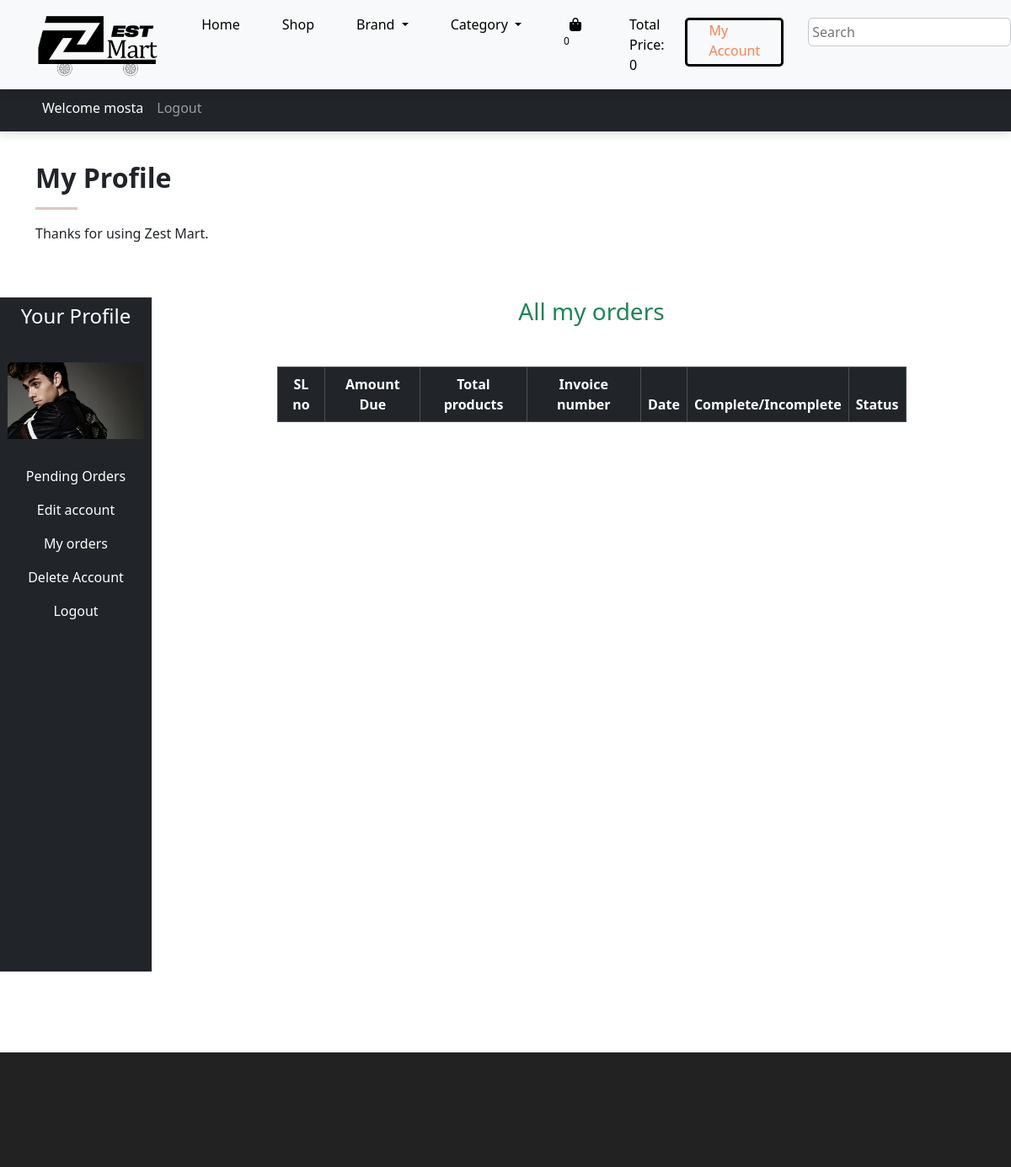
Page /profile.php?my_orders (signed in, upper part) on the earlier database version.
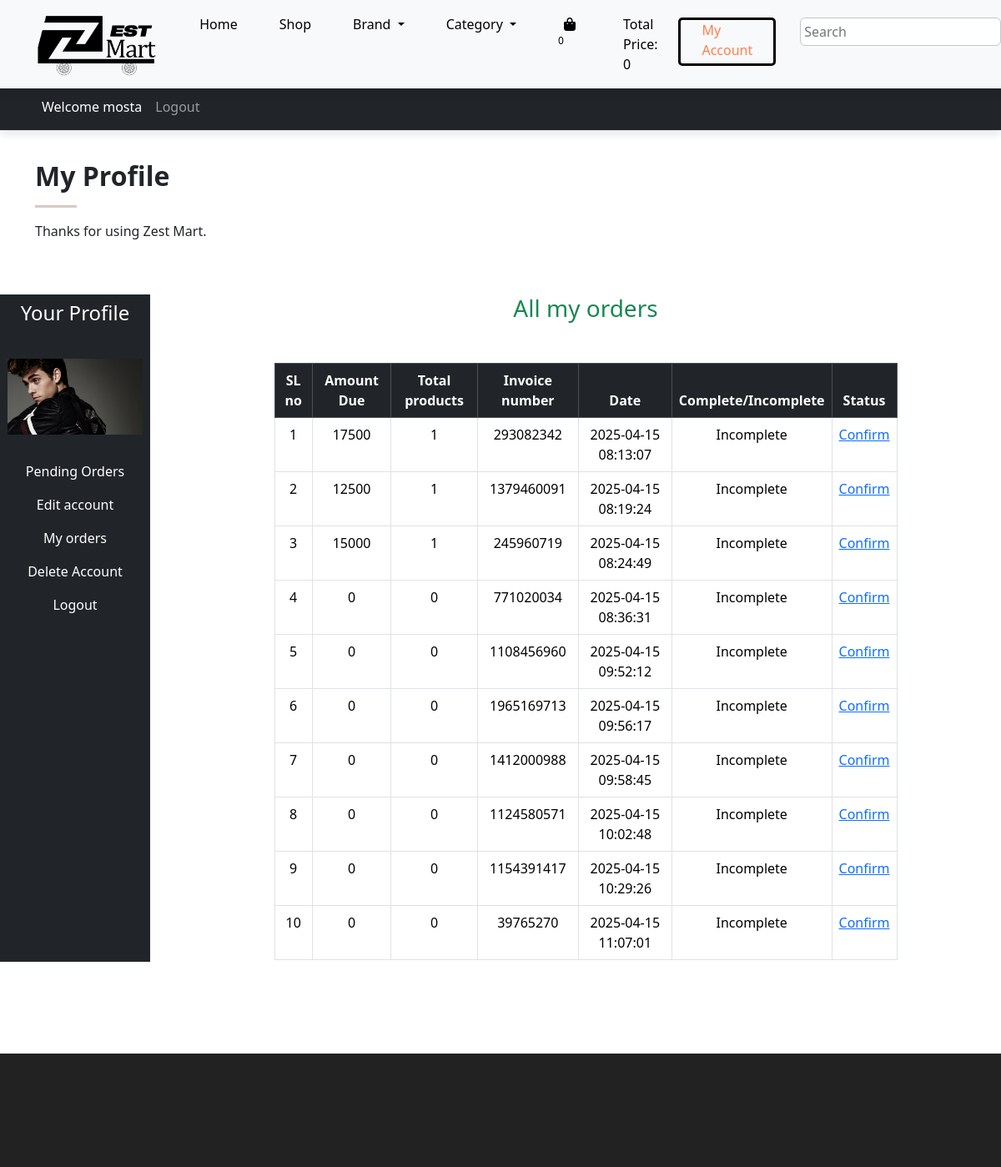
Same page on the later database version.
### tables this page shows
CREATE TABLE `user_orders` (
  `order_id` int(11) NOT NULL,
  `user_id` int(11) NOT NULL,
  `amount_due` int(255) NOT NULL,
  `invoice_number` int(255) NOT NULL,
  `total_products` int(255) NOT NULL,
  `order_date` timestamp NOT NULL DEFAULT current_timestamp() ON UPDATE current_timestamp(),
  `order_status` varchar(255) NOT NULL
);

### user_orders.php (the view, shortened to what this page needs)
<!DOCTYPE html>
<html lang="en">
<head>
</head>
<body>
    <?php
    $username=$_SESSION['username'];
    $get_user = "Select * from `user_table` where username='$username'";
    $result = mysqli_query($conn,$get_user);
    $row_fetch = mysqli_fetch_assoc($result);
    $user_id= $row_fetch['user_id'];
?>
 <h3 class="text-success">All my orders</h3>
 <table class="table table-bordered  mt-5 w-75 mx-auto text-center">
    <thead class=" table-dark text-white bg-secondary" >
        <tr class="p-3 m-3">
        <th>SL no</th>
        <th>Amount Due</th>
        <th>Total products</th>
        <th>Invoice number</th>
        <th>Date</th>
        <th>Complete/Incomplete</th>
        <th>Status</th>
    </tr>
    </thead>
    <tbody class="">
        <?php
        $get_order_details = "Select * from `user_orders` where user_id='$user_id'";
        $result_orders = mysqli_query($conn,$get_order_details);
        $number =1;
        while($row_orders = mysqli_fetch_assoc($result_orders)){
            $order_id=$row_orders['order_id'];
            $amount_due=$row_orders['amount_due'];
            $total_products=$row_orders['total_products'];
            $invoice_number=$row_orders['invoice_number'];
            $order_status=$row_orders['order_status'];
            if($order_status== 'pending'){
                $order_status= 'Incomplete';
            }else{
                $order_status= 'Complete';
            }
            $order_date=$row_orders['order_date'];
            echo "<tr>
            <td>$number</td>
            <td>$amount_due</td>
            <td>$total_products</td>
            <td>$invoice_number</td>
            <td>$order_date</td>
            <td>$order_status</td>
            <td><a href='confirm_payment.php?order_id=$order_id'>Confirm</a></td>
        </tr>";
        $number++;
        }
?>
    </tbody>
 </table>
</body>
</html>

Differences in the rows shown:
added user_orders: amount_due "17500", total_products "1", invoice_number "293082342", order_date "2025-04-15 08:13:07", order_status "Incomplete"
added user_orders: amount_due "12500", total_products "1", invoice_number "1379460091", order_date "2025-04-15 08:19:24", order_status "Incomplete"
added user_orders: amount_due "15000", total_products "1", invoice_number "245960719", order_date "2025-04-15 08:24:49", order_status "Incomplete"
added user_orders: amount_due "0", total_products "0", invoice_number "771020034", order_date "2025-04-15 08:36:31", order_status "Incomplete"
added user_orders: amount_due "0", total_products "0", invoice_number "1108456960", order_date "2025-04-15 09:52:12", order_status "Incomplete"
added user_orders: amount_due "0", total_products "0", invoice_number "1965169713", order_date "2025-04-15 09:56:17", order_status "Incomplete"
added user_orders: amount_due "0", total_products "0", invoice_number "1412000988", order_date "2025-04-15 09:58:45", order_status "Incomplete"
added user_orders: amount_due "0", total_products "0", invoice_number "1124580571", order_date "2025-04-15 10:02:48", order_status "Incomplete"
added user_orders: amount_due "0", total_products "0", invoice_number "1154391417", order_date "2025-04-15 10:29:26", order_status "Incomplete"
added user_orders: amount_due "0", total_products "0", invoice_number "39765270", order_date "2025-04-15 11:07:01", order_status "Incomplete"
